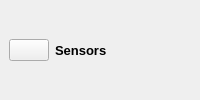
            <widget class="QWidget" name="header_ss" native="true">
             <layout class="QHBoxLayout" name="horizontalLayout_5">
              <property name="spacing">
               <number>0</number>
              </property>
              <property name="leftMargin">
               <number>0</number>
              </property>
              <property name="topMargin">
               <number>0</number>
              </property>
              <property name="rightMargin">
               <number>0</number>
              </property>
              <property name="bottomMargin">
               <number>0</number>
              </property>
              <item alignment="Qt::AlignLeft">
               <widget class="QWidget" name="widget_4" native="true">
                <layout class="QHBoxLayout" name="horizontalLayout_16">
                 <item>
                  <widget class="QPushButton" name="menuBtn_2">
                   <property name="text">
                    <string/>
                   </property>
                   <property name="icon">
                    <iconset resource="resources.qrc">
                     <normaloff>:/icon blue/icon blue/menu.svg</normaloff>:/icon blue/icon blue/menu.svg</iconset>
                   </property>
                   <property name="iconSize">
                    <size>
                     <width>24</width>
                     <height>24</height>
                    </size>
                   </property>
                  </widget>
                 </item>
                 <item>
                  <widget class="QLabel" name="labelMenu_2">
                   <property name="font">
                    <font>
                     <family>Segoe UI</family>
                     <pointsize>10</pointsize>
                     <weight>75</weight>
                     <bold>true</bold>
                    </font>
                   </property>
                   <property name="text">
                    <string>Sensors</string>
                   </property>
                  </widget>
                 </item>
                </layout>
               </widget>
              </item>
              <item alignment="Qt::AlignHCenter">
               <widget class="QWidget" name="widget_5" native="true">
                <layout class="QHBoxLayout" name="horizontalLayout_17"/>
               </widget>
              </item>
              <item alignment="Qt::AlignRight">
               <widget class="QWidget" name="widget_6" native="true">
                <layout class="QHBoxLayout" name="horizontalLayout_18">
                 <property name="spacing">
                  <number>0</number>
                 </property>
                 <property name="leftMargin">
                  <number>0</number>
                 </property>
                 <property name="topMargin">
                  <number>0</number>
                 </property>
                 <property name="rightMargin">
                  <number>0</number>
                 </property>
                 <property name="bottomMargin">
                  <number>0</number>
                 </property>
                </layout>
               </widget>
              </item>
             </layout>
            </widget>
